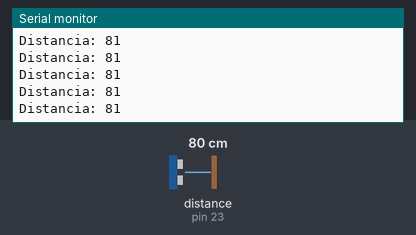
This sketch was run on a simulated Arduino Mega 2560, built with avr-gcc and run on an emulated ATmega2560. Shown: the last lines printed to the serial monitor. The test bench sets the inputs (shaded band); at power-on: distance to the obstacle (sensor on pin 23) 80 cm. The echo pulse lasts 58.3 µs per cm.

Above: at 1.2 s.
1.3 s: distance to the obstacle (sensor on pin 23) set to 9 cm
At 2.0 s:
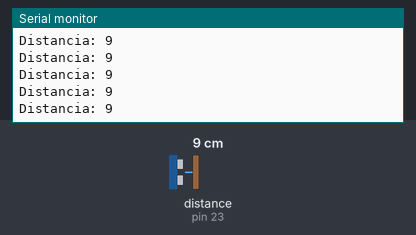
4.3 s: distance to the obstacle (sensor on pin 23) set to 2 cm
At 5.3 s:
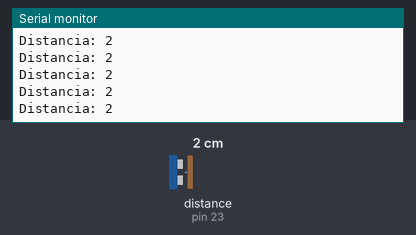
Timing chart, 0 to 6.4 s (numbered marks = the images above; inputs shaded):
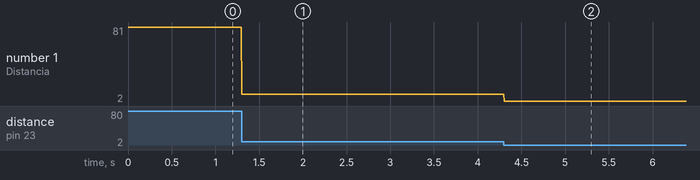

Measured:
- after the input at 1.3 s, the serial monitor: prints a new line at once (image 1)
- after the input at 4.3 s, the serial monitor: prints a new line at once (image 2)
- plotted number 1: 81 → 9 after the input at 1.3 s, 9 → 2 after the input at 4.3 s

The sketch:

ultrassonico.ino
```cpp
#include <NewPing.h>

#define TRIGGER_PIN 22
#define ECHO_PIN 23
#define MAX_DISTANCE 150

NewPing sonar(TRIGGER_PIN, ECHO_PIN, MAX_DISTANCE);

void setup() {
  Serial.begin(115200);
  pinMode(TRIGGER_PIN, OUTPUT);
  pinMode(ECHO_PIN, INPUT);
}

void loop() {
  Serial.print("Distancia: ");
  Serial.println(sonar.ping_cm());
  float cm = sonar.ping_cm();
}
```
